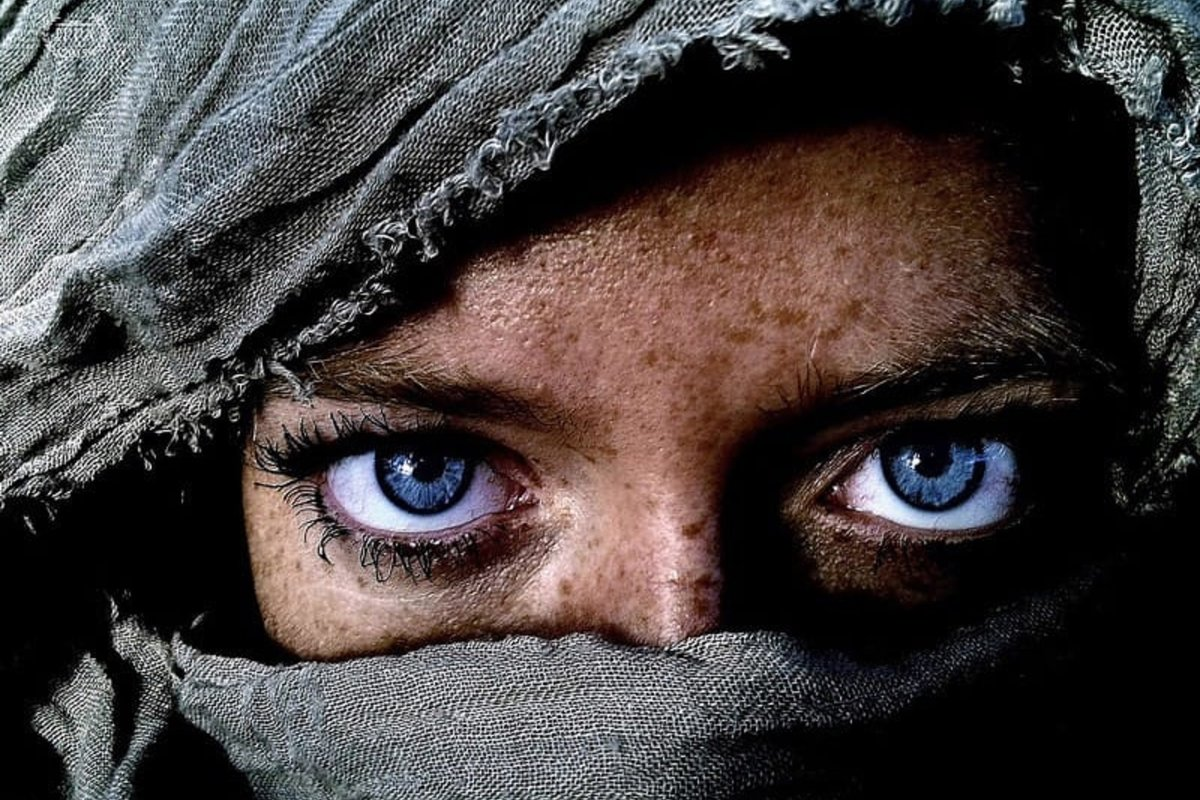
#> input picture big.jpg, 1200 x 800 px
$ python process_image.py
#> lines starting #> are read from the running program, lines starting #| are printed output that depends on the picture
import numpy as np
from PIL import Image, ImageOps
import copy

def open_as_np(filename):
#> called with filename = 'big.jpg'
    im = Image.open(filename)
#> im is the input picture: PIL image 1200x800 RGB; mean R, G, B 69.3, 62.3, 61.4
    gray_image = ImageOps.grayscale(im)
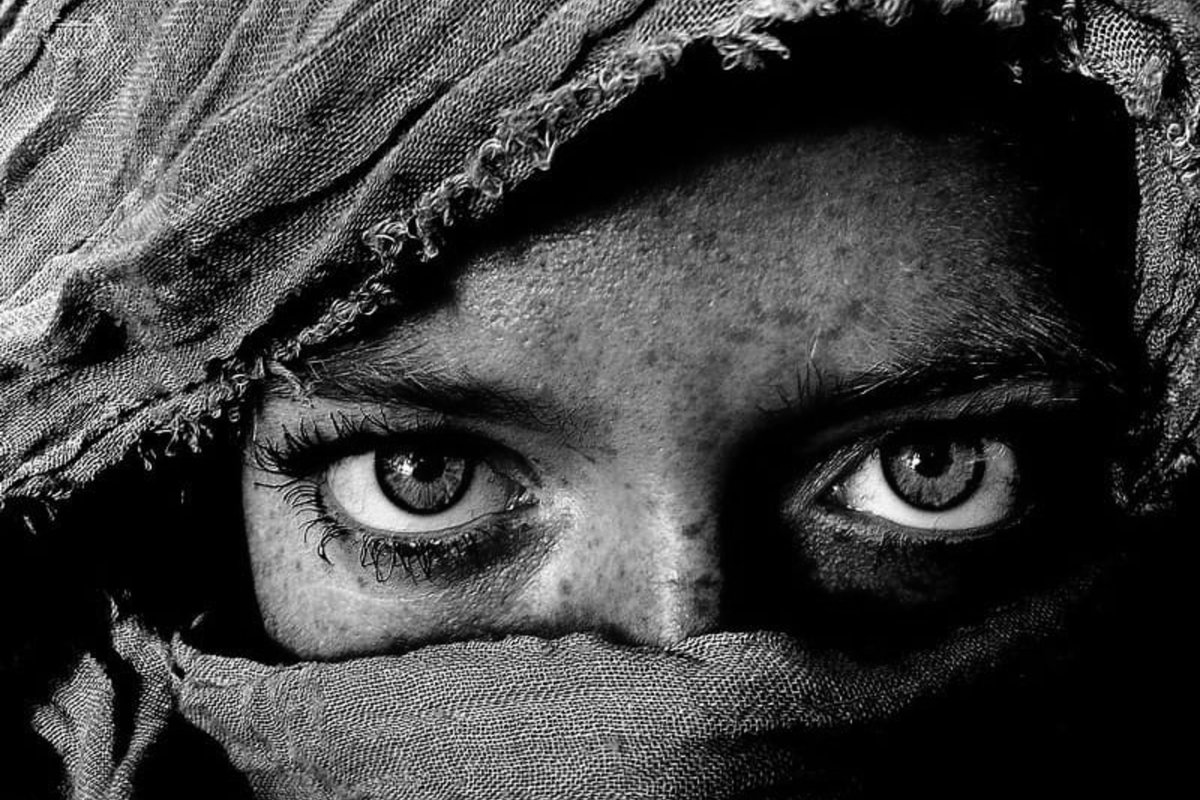
#> gray_image: PIL image 1200x800 L; min 0, max 255, mean 64.3
    return np.asarray(gray_image.convert('L'))

def multiply(image_matrix, n, m):
    result = copy.deepcopy(image_matrix)
    for i in range(n):
        result = np.concatenate(result, result)
    for i in range(m):
        result = np.concatenate(result, result, axis=1)
    return result

def save_image(image_matrix, filename):
    mat = np.matrix(image_matrix)
    np.savetxt(filename, mat, fmt='%d')

if __name__ == '__main__':
    image_matrix = open_as_np("big.jpg")
    # image_matrix = multiply(image_matrix, 2, 2)
    save_image(image_matrix, "big.txt")

$ run again, with image.jpg copied over big.jpg
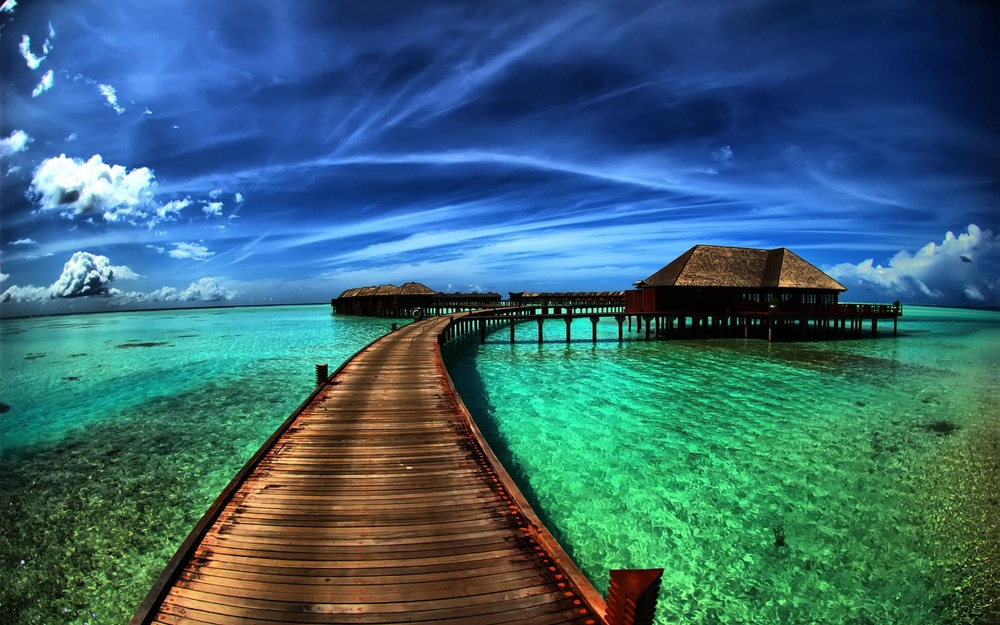
#> input picture image.jpg, 1000 x 625 px, shrunk from 1920 x 1200 before the run
#> in open_as_np, im is the input picture: PIL image 1000x625 RGB; mean R, G, B 56.7, 102.9, 115.2
#> in open_as_np, `gray_image = ImageOps.grayscale(im)`:
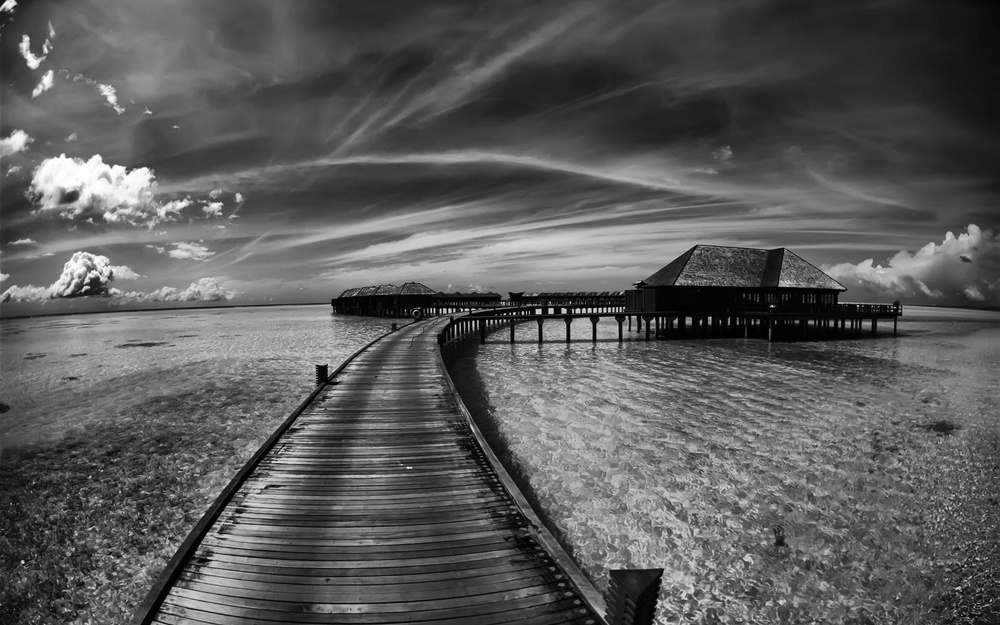
#> gray_image: PIL image 1000x625 L; min 0, max 255, mean 90.5
